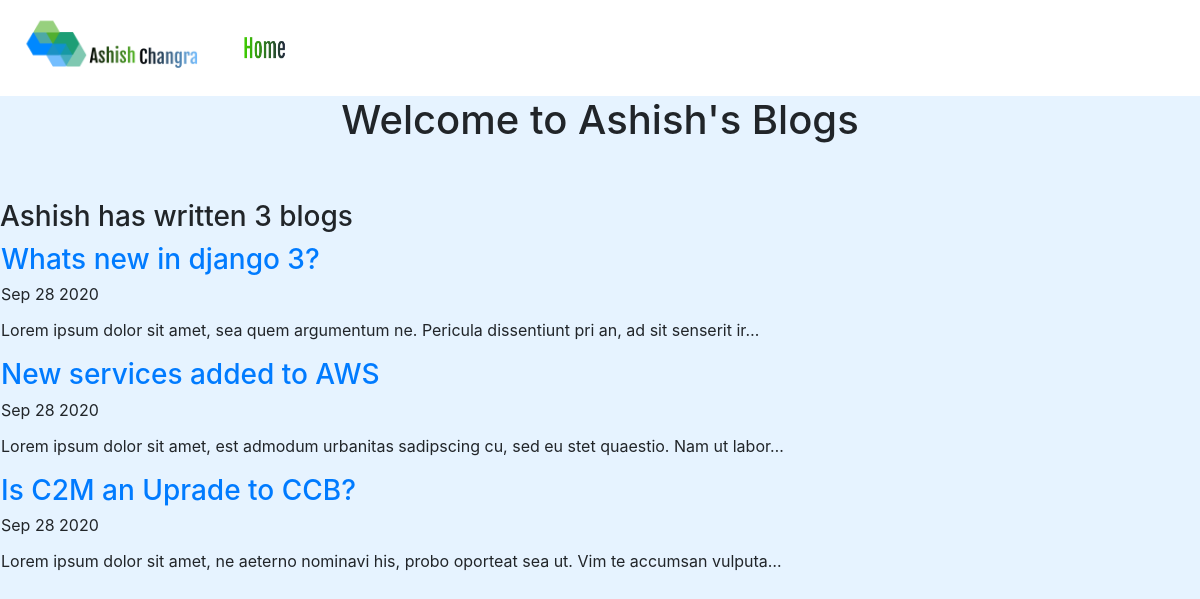
Screenshot of /blog/ with the database file from the repository.
### blog/models.py (models this page shows, shortened)
class Blog_project(models.Model):
    title=models.CharField(max_length=100)
    date=models.DateField(auto_now=True)
    description=models.CharField(max_length=300)

### blog/views.py (the view)
# urls.py: path('',views.all_blogs,name='all_blogs'),
def all_blogs(request):
    blog_projects=Blog_project.objects.all()
    return render(request,'blog/all_blogs.html',{'blog_prjects':blog_projects})

### blog/templates/blog/all_blogs.html (shortened to what this page needs)
{% extends 'blog/base.html' %}
{% block content %}
<h1 align=center>Welcome to Ashish's Blogs</h1>
<br>
<br>
<h3>Ashish has written {{blog_prjects.count}} blog{{blog_prjects|pluralize}}</h3>
{%for x in blog_prjects%}
<table>
  <tr>
    <td>
<a href="{% url 'details' x.id %}"><h3>{{x.title}}</h3></a>
<p>{{x.date|date:'M d Y '}}</p>
<p>{{x.description|striptags|truncatechars:100}}</p>
 </td>
 </tr>
 </table>
{%endfor%}
{% endblock %}

### blog/templates/blog/base.html (style rules this page uses)
body { background:#e6f3ff; }

### rows the page displays
Blog_project: title "Whats new in django 3?", date "Sep 28 2020", description "Lorem ipsum dolor sit amet, sea quem argumentum ne. Pericula dissentiunt pri an, ad sit senserit ir…"
Blog_project: title "New services added to AWS", date "Sep 28 2020", description "Lorem ipsum dolor sit amet, est admodum urbanitas sadipscing cu, sed eu stet quaestio. Nam ut labor…"
Blog_project: title "Is C2M an Uprade to CCB?", date "Sep 28 2020", description "Lorem ipsum dolor sit amet, ne aeterno nominavi his, probo oporteat sea ut. Vim te accumsan vulputa…"

### other values shown
{{ blog_prjects.count }} "3"
